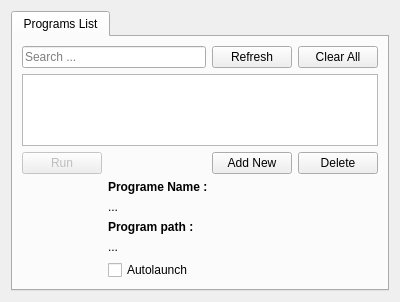
<?xml version="1.0" encoding="UTF-8"?>
<ui version="4.0">
 <class>FormProgramsList</class>
 <widget class="QWidget" name="FormProgramsList">
  <property name="geometry">
   <rect>
    <x>0</x>
    <y>0</y>
    <width>400</width>
    <height>300</height>
   </rect>
  </property>
  <property name="windowTitle">
   <string>Programs List</string>
  </property>
  <property name="windowIcon">
   <iconset resource="res.qrc">
    <normaloff>:/img/programs.png</normaloff>:/img/programs.png</iconset>
  </property>
  <layout class="QVBoxLayout" name="verticalLayout_3">
   <item>
    <widget class="QTabWidget" name="tabWidget">
     <property name="currentIndex">
      <number>0</number>
     </property>
     <widget class="QWidget" name="tab">
      <attribute name="icon">
       <iconset resource="res.qrc">
        <normaloff>:/img/programs.png</normaloff>:/img/programs.png</iconset>
      </attribute>
      <attribute name="title">
       <string>Programs List</string>
      </attribute>
      <layout class="QVBoxLayout" name="verticalLayout_2">
       <item>
        <layout class="QHBoxLayout" name="horizontalLayout_3">
         <item>
          <widget class="QLineEdit" name="lineEdit">
           <property name="placeholderText">
            <string>Search ...</string>
           </property>
          </widget>
         </item>
         <item>
          <widget class="QPushButton" name="pushButtonRealoadAllPrograms">
           <property name="text">
            <string>Refresh</string>
           </property>
          </widget>
         </item>
         <item>
          <widget class="QPushButton" name="pushButtonClearAllPrograms">
           <property name="text">
            <string>Clear All</string>
           </property>
          </widget>
         </item>
        </layout>
       </item>
       <item>
        <widget class="QListWidget" name="listWidget"/>
       </item>
       <item>
        <layout class="QHBoxLayout" name="horizontalLayout_2">
         <item>
          <widget class="QPushButton" name="pushButtonRunProgram">
           <property name="enabled">
            <bool>false</bool>
           </property>
           <property name="text">
            <string>Run</string>
           </property>
          </widget>
         </item>
         <item>
          <spacer name="horizontalSpacer">
           <property name="orientation">
            <enum>Qt::Horizontal</enum>
           </property>
           <property name="sizeHint" stdset="0">
            <size>
             <width>40</width>
             <height>20</height>
            </size>
           </property>
          </spacer>
         </item>
         <item>
          <widget class="QPushButton" name="pushButtonAddProgram">
           <property name="text">
            <string>Add New</string>
           </property>
          </widget>
         </item>
         <item>
          <widget class="QPushButton" name="pushButtonDeleteProgram">
           <property name="text">
            <string>Delete</string>
           </property>
          </widget>
         </item>
        </layout>
       </item>
       <item>
        <layout class="QHBoxLayout" name="horizontalLayout">
         <item>
          <widget class="QLabel" name="labelProgram">
           <property name="minimumSize">
            <size>
             <width>80</width>
             <height>80</height>
            </size>
           </property>
           <property name="maximumSize">
            <size>
             <width>80</width>
             <height>80</height>
            </size>
           </property>
           <property name="cursor">
            <cursorShape>PointingHandCursor</cursorShape>
           </property>
           <property name="text">
            <string/>
           </property>
           <property name="pixmap">
            <pixmap resource="res.qrc">:/img/programs_label.jpg</pixmap>
           </property>
           <property name="scaledContents">
            <bool>true</bool>
           </property>
          </widget>
         </item>
         <item>
          <layout class="QVBoxLayout" name="verticalLayout">
           <item>
            <widget class="QLabel" name="label_2">
             <property name="text">
              <string>&lt;html&gt;&lt;head/&gt;&lt;body&gt;&lt;p&gt;&lt;span style=&quot; font-weight:600;&quot;&gt;Programe Name :&lt;/span&gt;&lt;/p&gt;&lt;/body&gt;&lt;/html&gt;</string>
             </property>
            </widget>
           </item>
           <item>
            <widget class="QLabel" name="labelProgName">
             <property name="text">
              <string>...</string>
             </property>
            </widget>
           </item>
           <item>
            <widget class="QLabel" name="label_5">
             <property name="text">
              <string>&lt;html&gt;&lt;head/&gt;&lt;body&gt;&lt;p&gt;&lt;span style=&quot; font-weight:600;&quot;&gt;Program path :&lt;/span&gt;&lt;/p&gt;&lt;/body&gt;&lt;/html&gt;</string>
             </property>
            </widget>
           </item>
           <item>
            <widget class="QLabel" name="labelProgPath">
             <property name="text">
              <string>...</string>
             </property>
            </widget>
           </item>
           <item>
            <widget class="QCheckBox" name="checkBox">
             <property name="text">
              <string>Autolaunch</string>
             </property>
            </widget>
           </item>
          </layout>
         </item>
        </layout>
       </item>
      </layout>
     </widget>
    </widget>
   </item>
  </layout>
 </widget>
 <resources>
  <include location="res.qrc"/>
 </resources>
 <connections/>
</ui>
